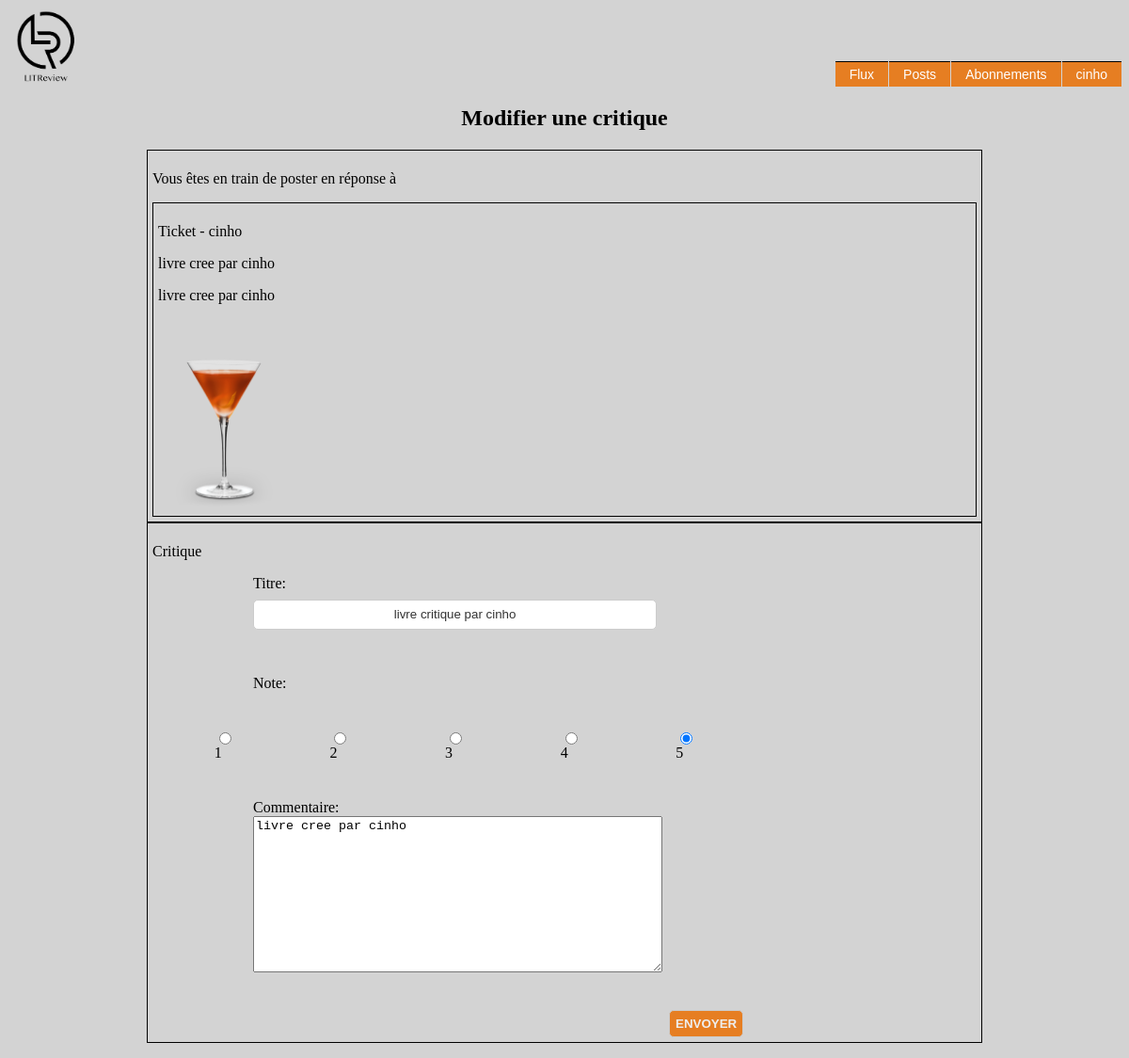
Before: /modifiepost/37/post/52 (signed in) with the older database file.
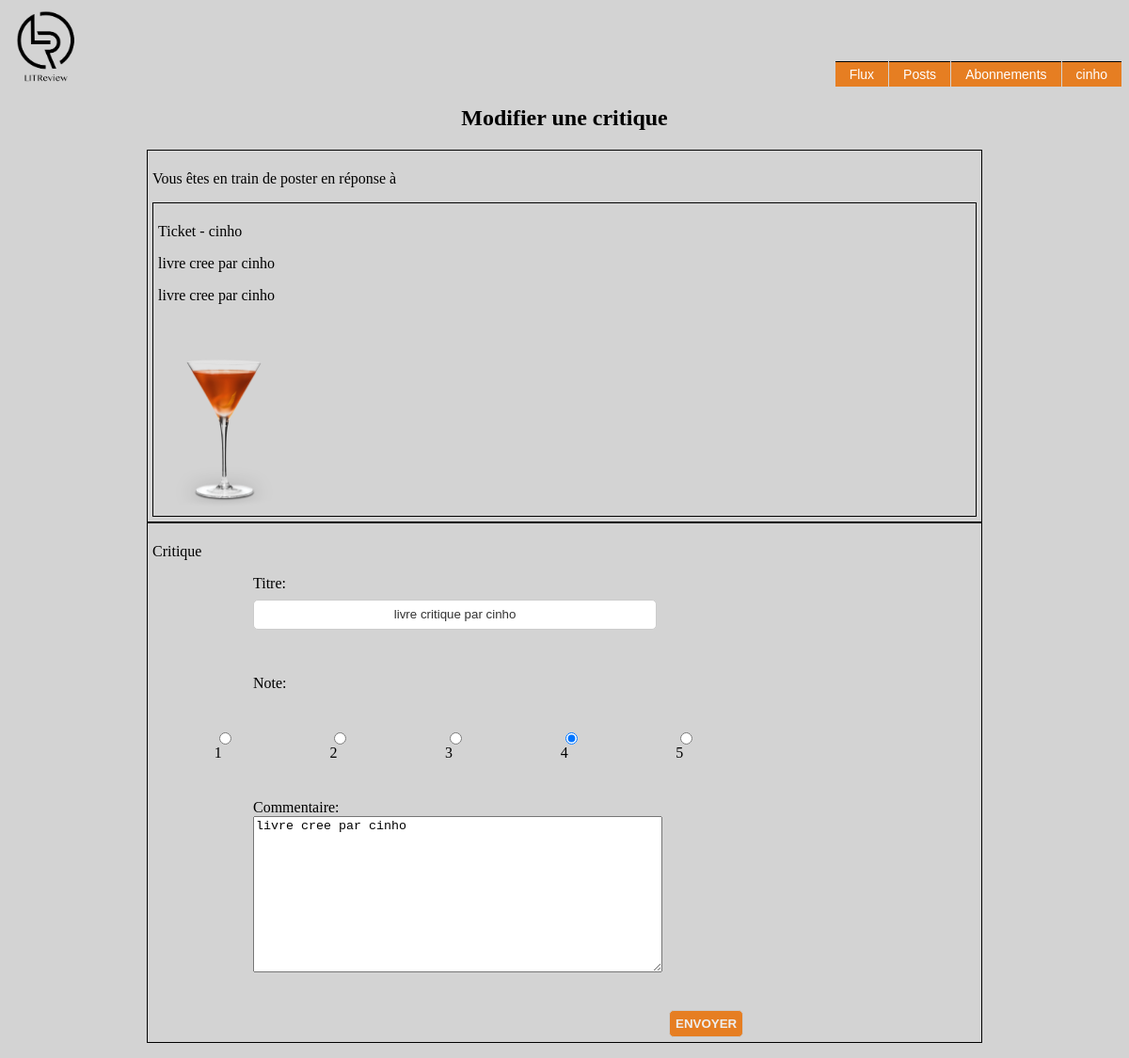
After: the same page with the newer database file.
### blog/models.py (models this page shows)
class Ticket(models.Model):
    title = models.fields.CharField(max_length=128)
    description = models.fields.CharField(max_length=2048)
    user = models.ForeignKey(
        to=settings.AUTH_USER_MODEL,
        on_delete=models.CASCADE
    )
    image = models.ImageField(null=True, blank=True)
    time_created = models.DateTimeField(auto_now_add=True)

class Review(models.Model):
    ticket = models.ForeignKey(to=Ticket, on_delete=models.CASCADE)
    rating = models.PositiveSmallIntegerField(
        validators=[MinValueValidator(0), MaxValueValidator(5)])
    headline = models.CharField(max_length=128)
    body = models.CharField(max_length=8192, blank=True)
    user = models.ForeignKey(
        to=settings.AUTH_USER_MODEL, on_delete=models.CASCADE)
    time_created = models.DateTimeField(auto_now_add=True)

### blog/views.py (the view, shortened to what this page needs)
# urls.py: path('modifiepost/<int:pk>/post/<int:id_post>', blog.views.modifiepost, name='modifiepost'),
@login_required
def modifiepost(request, pk, id_post):
    post_to_modify = Review.objects.get(id=pk, user_id=request.user.id)
    tickets = Ticket.objects.get(id=id_post)
    if request.method == "GET":
        review_form = AddCritiqueForm(instance=post_to_modify)
        return render(
            request=request,
            template_name="blog/modifiepost.html",
            context={"review_form": review_form, "tickets": tickets})

### blog/forms.py (shortened to what this page needs)
class AddCritiqueForm(ModelForm):
    class Meta:
        model = Review
        fields = [
            "headline",
            "rating",
            "body"
            ]
        widgets = {
            'headline': TextInput(attrs={
                "placeholder": "Titre",
                "class": "form-title"
            }),
            'body': Textarea(attrs={
                "placeholder": "Commentaire",
                "class": "form-desc",
            }),
            'rating': RadioSelect(attrs={
                "class": "rating_class",
            }, choices=[("1", 1), ("2", 2), ("3", 3), ("4", 4), ("5", 5)]),
        }
        labels = {"headline": "Titre", "body": "Commentaire", "rating": "Note"}

### blog/templates/blog/modifiepost.html (shortened to what this page needs)
{% extends 'blog/base.html' %}
{% block content %}
<div class="wrapper">
    <section class="login-container">
        <h2 class="panel-title" >Modifier une critique</h2>
        <div>
            <div class="encadrement_post_critique">
                <p>Vous êtes en train de poster en réponse à</p>
                <div class="encadrement_post_critique">
                    <p>Ticket - {{ tickets.user }}</p>
                    <p>{{ tickets.title }}</p>
                    <p>{{ tickets.description }}</p>
                    <img src="/media/{{tickets.image }}">
                </div>
            </div>
            <div class="encadrement_post_critique">
                <p>Critique</p>
                <form action="" method="post" enctype="multipart/form-data">
                    <div class="input_class">
                        {{ review_form.as_p }}
                        <div class="button-container">
                            <button type="submit" class="default-button">Envoyer</button>
                        </div>
                    </div>
                </form>
            </div>
        </div>
    </section>
</div>
{% endblock content %}

### blog/templates/blog/base.html (shortened to what this page needs)
<!DOCTYPE html>
{% load static %}
<html lang="en">
    <head>
        <link rel="stylesheet" href="{% static 'blog/styles.css' %}" />
        <link rel="stylesheet" href="https://cdnjs.cloudflare.com/ajax/libs/font-awesome/4.7.0/css/font-awesome.min.css">
    </head>
    <body>
        {% if user.is_authenticated %}
        <div id="bloc_page">
            <header>
                <div id="titre_principal">
                    <div id="logo">
                        <img class="logo_img" src="{% static 'images/logo.png' %}" alt="Logo_page"/>
                    </div>
                </div>
                <ul id="menu">
                    <li><a href="{% url 'home' %}">Flux</a></li>
                    <li><a href="{% url 'post' %}">Posts</a></li>
                    <li><a href="{% url 'abonnements' %}">Abonnements</a></li>
                    <li><a href="#">{{request.user}}</a>
                    </li>
                </ul>
            </header>
        </div>
        {% endif %}
        {% block content %}{% endblock content %}
    </body>
</html>

### blog/static/blog/styles.css (style rules this page uses)
body { background-color: lightgrey; }
#bloc_page { width: 900px; margin: auto; }
@media all and (max-width: 2400px) { #bloc_page { width: auto; } }
@media all and (max-width: 3500px) { #bloc_page { width: auto; } }
header { display: flex; justify-content: space-between; align-items: flex-end; }
img { height: 200px; width: auto; }
.logo_img { height: 80px; }
header ul { font-family: Arial, Verdana; font-size: 14px; margin: 0; padding: 0; list-style: none; }
header ul li { display: block; position: relative; float: left; }
header ul li a { display: block; text-decoration: none; color: white; border-top: 1px solid black; padding: 5px 15px 5px 15px; background: #e67e22; margin-left: 1px; white-space: nowrap; }
p { word-wrap: break-word; }
.panel-title { text-align: center; }
.login-container { display: block; width: 75%; margin: auto; flex-direction: column; align-items: center; }
.button-container { display: flex; justify-content: flex-end; }
section.login-container > div { text-align: left; }
form input[type="text"], form button[type="submit"] { color: #333; border: 1px solid #ccc; border-radius: 5px; }
form button[type="submit"] { font-weight: bold; color: #eee; text-transform: uppercase; background-color: #e67e22; }
.default-button { font-weight: bold; color: white; text-transform: uppercase; background-color: #e67e22; padding: 6px; border: 1px solid #ccc; border-radius: 5px; outline: 0; }
.form-title { height:2rem; text-align: center; width: 100%; padding: 12px 20px; margin: 8px 0; display: inline-block; border: 1px solid #ccc; border-radius: 4px; box-sizing: border-box; }
.encadrement_post_critique { border: 1px solid black; padding: 5px; text-align:left; }
.input_class { display: flex; width: 70%; flex-direction: column; margin-left: 15px; }
.input_class > p { display: flex; width: 70%; margin: auto; flex-direction: column; margin-bottom:40px; }
.rating_class { display: flex; list-style-type: none; flex-direction: row; align-content: flex-end; justify-content: space-around; align-items: flex-start; }
.form-desc { width:100%; height:10rem; }

Changed rows visible on the page:
changed Review "livre critique par cinho": rating "☐ 1 ☐ 2 ☐ 3 ☐ 4 ☑ 5" → "☐ 1 ☐ 2 ☐ 3 ☑ 4 ☐ 5"
